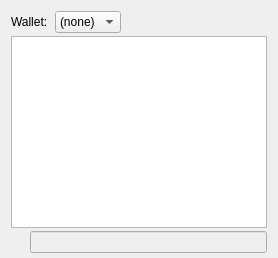
     <widget class="QWidget" name="tab_console">
      <attribute name="title">
       <string>&amp;Console</string>
      </attribute>
      <layout class="QVBoxLayout" name="verticalLayout_3">
       <property name="spacing">
        <number>3</number>
       </property>
       <property name="bottomMargin">
        <number>5</number>
       </property>
       <item>
        <layout class="QHBoxLayout" name="horizontalLayout">
         <property name="spacing">
          <number>4</number>
         </property>
         <item>
          <widget class="QLabel" name="WalletSelectorLabel">
           <property name="text">
            <string>Wallet: </string>
           </property>
          </widget>
         </item>
         <item>
          <widget class="QComboBox" name="WalletSelector">
           <property name="sizeAdjustPolicy">
            <enum>QComboBox::AdjustToContents</enum>
           </property>
           <item>
            <property name="text">
             <string>(none)</string>
            </property>
           </item>
          </widget>
         </item>
         <item>
          <spacer name="horizontalSpacer">
           <property name="orientation">
            <enum>Qt::Horizontal</enum>
           </property>
           <property name="sizeHint" stdset="0">
            <size>
             <width>40</width>
             <height>20</height>
            </size>
           </property>
          </spacer>
         </item>
         <item>
          <widget class="QPushButton" name="fontSmallerButton">
           <property name="maximumSize">
            <size>
             <width>24</width>
             <height>24</height>
            </size>
           </property>
           <property name="text">
            <string/>
           </property>
           <property name="toolTip">
            <string>Decrease font size</string>
           </property>
           <property name="icon">
            <iconset resource="../CI AI COIN.qrc">
             <normaloff>:/icons/fontsmaller</normaloff>:/icons/fontsmaller</iconset>
           </property>
           <property name="iconSize">
            <size>
             <width>24</width>
             <height>16</height>
            </size>
           </property>
           <property name="autoDefault">
            <bool>false</bool>
           </property>
           <property name="flat">
            <bool>true</bool>
           </property>
          </widget>
         </item>
         <item>
          <widget class="QPushButton" name="fontBiggerButton">
           <property name="maximumSize">
            <size>
             <width>24</width>
             <height>24</height>
            </size>
           </property>
           <property name="toolTip">
            <string>Increase font size</string>
           </property>
           <property name="text">
            <string/>
           </property>
           <property name="icon">
            <iconset resource="../CI AI COIN.qrc">
             <normaloff>:/icons/fontbigger</normaloff>:/icons/fontbigger</iconset>
           </property>
           <property name="iconSize">
            <size>
             <width>24</width>
             <height>16</height>
            </size>
           </property>
           <property name="autoDefault">
            <bool>false</bool>
           </property>
           <property name="flat">
            <bool>true</bool>
           </property>
          </widget>
         </item>
         <item>
          <widget class="QPushButton" name="clearButton">
           <property name="maximumSize">
            <size>
             <width>24</width>
             <height>24</height>
            </size>
           </property>
           <property name="toolTip">
            <string>Clear console</string>
           </property>
           <property name="layoutDirection">
            <enum>Qt::LeftToRight</enum>
           </property>
           <property name="text">
            <string/>
           </property>
           <property name="icon">
            <iconset resource="../CI AI COIN.qrc">
             <normaloff>:/icons/remove</normaloff>:/icons/remove</iconset>
           </property>
           <property name="shortcut">
            <string notr="true">Ctrl+L</string>
           </property>
           <property name="autoDefault">
            <bool>false</bool>
           </property>
           <property name="flat">
            <bool>true</bool>
           </property>
          </widget>
         </item>
        </layout>
       </item>
       <item>
        <widget class="QTextEdit" name="messagesWidget">
         <property name="minimumSize">
          <size>
           <width>0</width>
           <height>100</height>
          </size>
         </property>
         <property name="readOnly">
          <bool>true</bool>
         </property>
         <property name="tabKeyNavigation" stdset="0">
          <bool>false</bool>
         </property>
         <property name="columnCount" stdset="0">
          <number>2</number>
         </property>
        </widget>
       </item>
       <item>
        <layout class="QHBoxLayout" name="horizontalLayoutPrompt">
         <property name="spacing">
          <number>3</number>
         </property>
         <item>
          <widget class="QPushButton" name="promptIcon">
           <property name="enabled">
            <bool>false</bool>
           </property>
           <property name="maximumSize">
            <size>
             <width>16</width>
             <height>24</height>
            </size>
           </property>
           <property name="text">
            <string/>
           </property>
           <property name="icon">
            <iconset resource="../CI AI COIN.qrc">
             <normaloff>:/icons/prompticon</normaloff>
             <disabledoff>:/icons/prompticon</disabledoff>:/icons/prompticon</iconset>
           </property>
           <property name="iconSize">
            <size>
             <width>14</width>
             <height>14</height>
            </size>
           </property>
           <property name="autoDefault">
            <bool>false</bool>
           </property>
           <property name="flat">
            <bool>true</bool>
           </property>
          </widget>
         </item>
         <item>
          <widget class="QLineEdit" name="lineEdit">
           <property name="placeholderText">
            <string/>
           </property>
           <property name="enabled">
            <bool>false</bool>
           </property>
          </widget>
         </item>
        </layout>
       </item>
      </layout>
     </widget>
